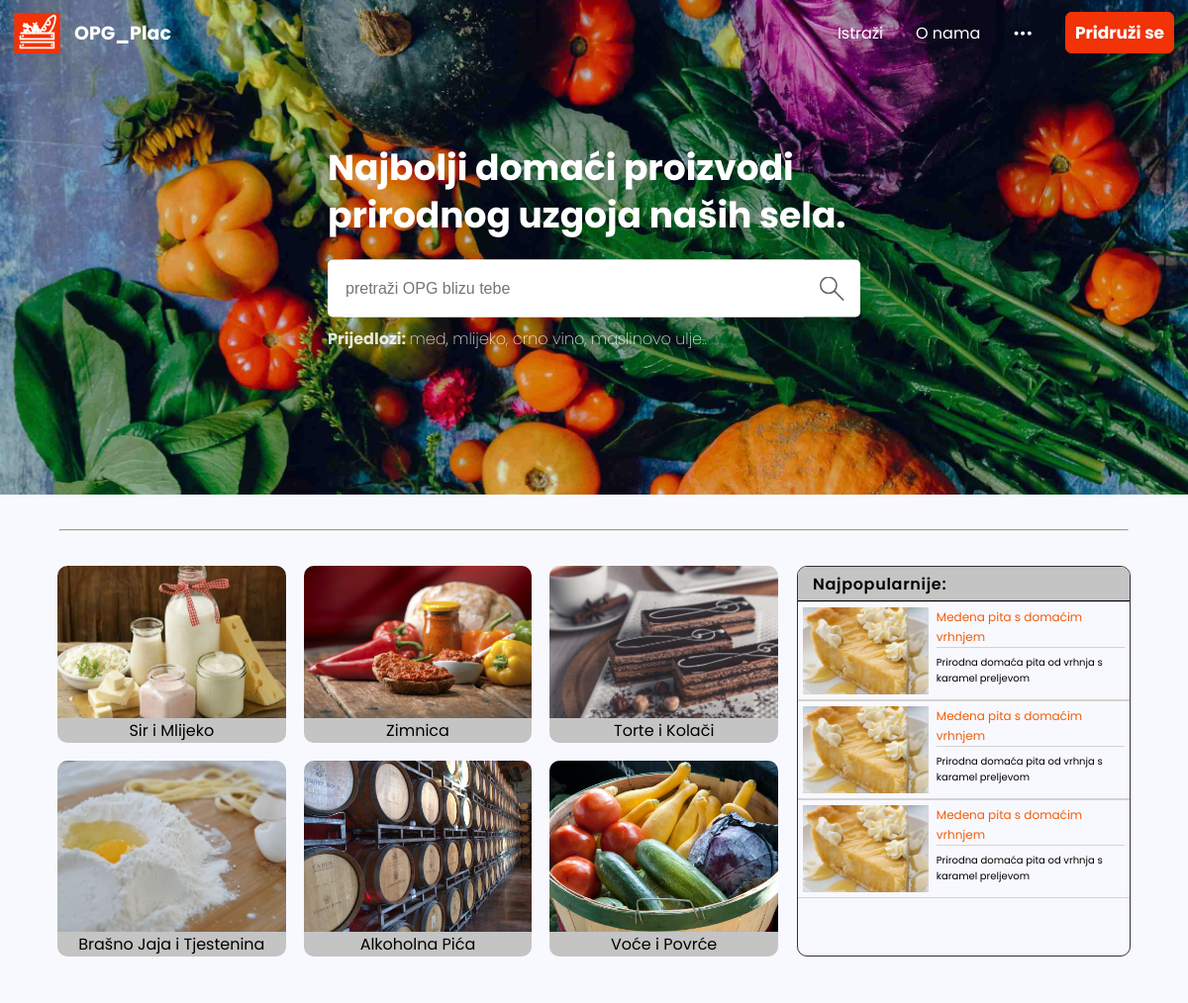
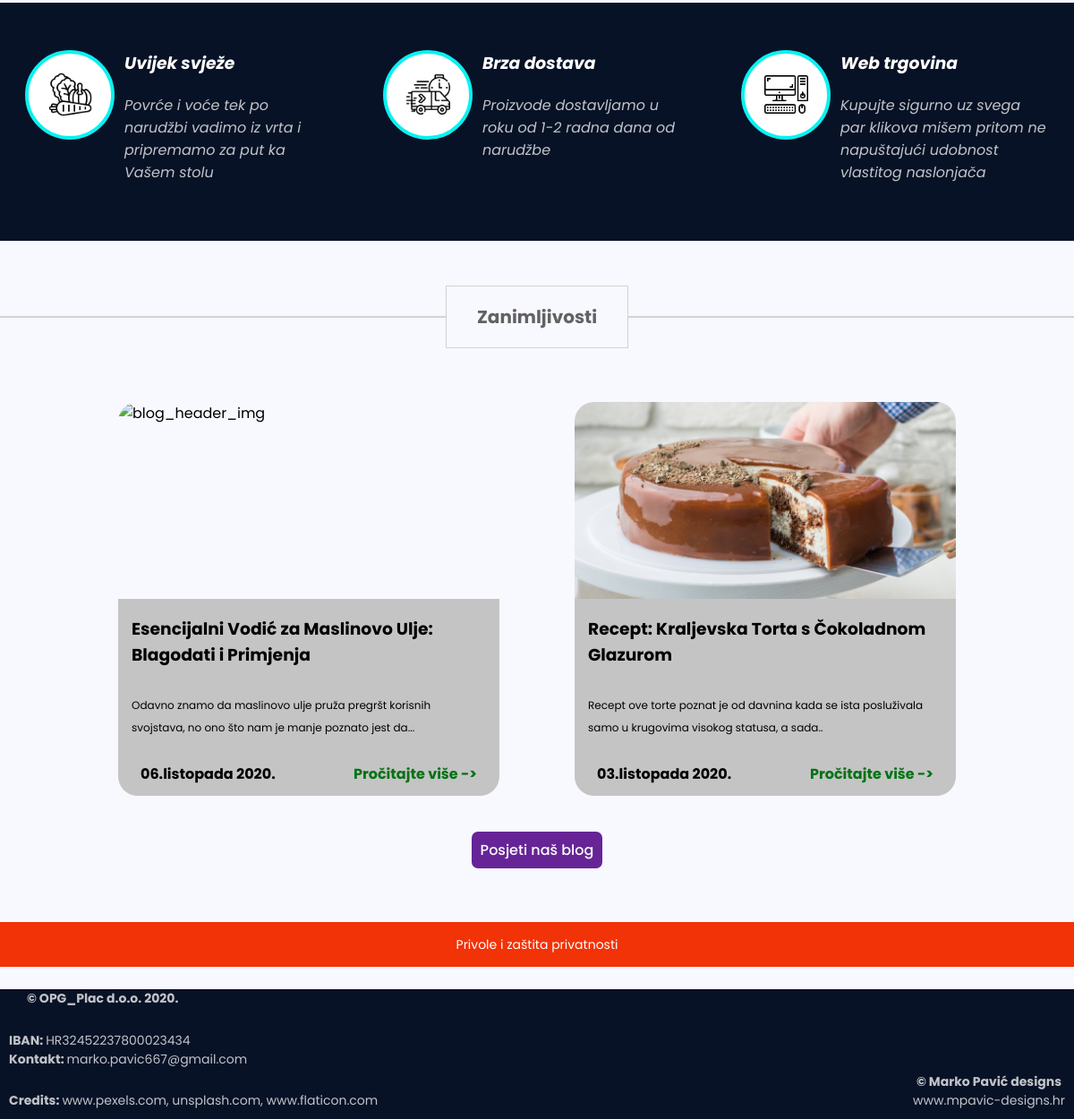
The page / on the database its author committed (2 pictures, top to bottom).
### OPG_Plac/models.py (models this page shows, shortened)
class ProductCategory(models.Model):
    category = models.CharField(max_length=30)
    position_index = models.IntegerField(null=True, blank=True)
    category_img = models.ImageField(null=True, blank=True, upload_to="images")
    on_homepage = models.BooleanField(default=False)
    class Meta:
        verbose_name_plural = "Product categories"

### OPG_Plac/views.py (the view)
# urls.py: path('', index, name="index"),
def index(request):
    categories_qset = models.ProductCategory.objects.filter(on_homepage=True).order_by("position_index")
    categories_list = []
    for category in categories_qset:
        categories_list.append({
            "name": category.category,
            "image": category.category_img
        })
    return render(request, "index.html", {
        "categories": categories_list
    })

### OPG_Plac/templates/index.html (shortened to what this page needs)
{% extends 'components/site_frame.html' %}
{% load static %}
{% block body %}
    {% include 'components/navbar.html' %}
    {% include 'components/header_hero.html' %}
    {% include 'components/category_selection_block.html' %}
    {% include 'components/guarantee_banner.html' %}
    {% include 'components/divider_hr_title.html' with title="Zanimljivosti" %}
    {% include 'components/blog_highlights.html' %}
    {% include 'components/footer.html' %}
{% endblock %}

### OPG_Plac/templates/components/category_selection_block.html
{% load static %}
<hr class="content-division-line-full"></hr>
<div class="category-selection-block-container">
    <div class="category-options-container">
        {% for category in categories %}
            <div onclick="window.location.href='/proizvodi/filter?category={{category.name}}'" class="main-category-option-container">
                <div class="category-option-img-box">
                    <img src="{{category.image.url}}" alt="product_img">
                </div>
                <div class="category-option-footer">
                    <span>{{category.name}}</span>
                </div>
            </div>
        {% endfor %}
    </div>
    <div class="top-picks-container">
        <div class="top-picks-header-box">
            <span>Najpopularnije:</span>
        </div>
        <div class="top-picks-group-container">
            <div class="top-pick-unit-container">
                <div class="top-pick-unit-img">
                    <img src="{% static 'resources/images/products/Honey-Pie-Recipe-Image-735x735.jpg' %}" alt="product_image">
                </div>
                <div class="top-picks-unit-text-container">
                    <div class="top-picks-product-name">
                        <span>Medena pita s domaćim vrhnjem</span>
                    </div>
                    <div class="top-picks-product-description">
                        <span>Prirodna domaća pita od vrhnja s karamel preljevom</span>
                    </div>
                </div>
            </div>
            <div class="top-pick-unit-container">
                <div class="top-pick-unit-img">
                    <img src="{% static 'resources/images/products/Honey-Pie-Recipe-Image-735x735.jpg' %}" alt="product_image">
                </div>
                <div class="top-picks-unit-text-container">
                    <div class="top-picks-product-name">
                        <span>Medena pita s domaćim vrhnjem</span>
                    </div>
                    <div class="top-picks-product-description">
                        <span>Prirodna domaća pita od vrhnja s karamel preljevom</span>
                    </div>
                </div>
            </div>
            <div class="top-pick-unit-container">
                <div class="top-pick-unit-img">
                    <img src="{% static 'resources/images/products/Honey-Pie-Recipe-Image-735x735.jpg' %}" alt="product_image">
                </div>
                <div class="top-picks-unit-text-container">
                    <div class="top-picks-product-name">
                        <span>Medena pita s domaćim vrhnjem</span>
                    </div>
                    <div class="top-picks-product-description">
                        <span>Prirodna domaća pita od vrhnja s karamel preljevom</span>
                    </div>
                </div>
            </div>
        </div>
    </div>
</div>

### OPG_Plac/static/style.css (style rules this page uses)
* { box-sizing: border-box; }
body { background: ghostwhite; margin: 0; padding: 0; font-family: Poppins, sans-serif; }

### OPG_Plac/static/category_selection_block.css (style rules this page uses)
.content-division-line-full { margin: 0 auto; margin-top: 35px; width: 90%; max-width:1320px; height: 0px; background: lightgrey; }
.category-selection-block-container { margin: 0 auto; margin-top: 35px; box-sizing: border-box; padding-left: 58px; padding-right: 58px; max-width: 1440px; background: ghostwhite; }
@media (min-width: 800px) { .category-selection-block-container { display: flex; padding-left: 58px; padding-right: 58px; } }
.category-options-container { width: 100%; max-width: 987px; display: grid; grid-gap: 18px; }
@media (min-width: 600px) { .category-options-container { grid-template-columns: 1fr 1fr 1fr; } }
.top-picks-container { margin-left: 19px; width: 100%; border: solid 1px rgba(0,0,0,0.8); border-radius: 10px; overflow: hidden; }
.top-picks-group-container { display: flex; flex-direction: column; }
@media (min-width: 1000px) { .top-picks-container { max-width: 337px; } }
@media (min-width: 1000px) { .top-pick-unit-container { height: 100px; padding-left: 11px; padding-top: 6px; padding-bottom: 6px; } }
@media (min-width: 1000px) { .top-pick-unit-img { width: 40%; } }
@media (min-width: 1000px) { .top-picks-unit-text-container { width: 60%; } }
@media (min-width: 1000px) { .top-picks-unit-text-container { margin-left: 8px; } }
@media (min-width: 1000px) { .top-picks-product-name { border-bottom: solid 1px lightgrey; } }
.top-picks-header-box { height: 35px; background-color: #C4C4C4; border-bottom: solid 1px; display: flex; align-items: center; padding-left: 15px; }
.top-picks-header-box span { letter-spacing: 0.7px; font-weight: 600; }
.top-pick-unit-container { display: flex; padding: 5px; border-bottom: solid 1px lightgrey; border-top: solid 1px lightgrey; }
.top-pick-unit-img img { display: block; object-fit: cover; width: 100%; height: 100%; }
.top-picks-unit-text-container { display: flex; flex-direction: column; overflow: hidden; }
.top-picks-product-name { height: 50%; margin-bottom: 7px; }
.top-picks-product-name span { display: block; line-height: 1.65; font-size: 12px; color: #F25D07; }
.top-picks-product-description { height: 50%; }
.top-picks-product-description span { display: block; font-size: 10px; line-height: 1.6; }
.main-category-option-container { display: flex; flex-direction: column; border-radius: 10%; }
.category-option-img-box { height: 100%; border-top-left-radius: 10px; border-top-right-radius: 10px; overflow: hidden; }
.category-option-img-box img { display: block; object-fit: cover; height: 100%; width: 100%; }
.category-option-footer { background-color: #C4C4C4; display: flex; justify-content: center; align-items: center; border-bottom-left-radius: 10px; border-bottom-right-radius: 10px; }

### rows shown on the page
ProductCategory: name "Sir i Mlijeko"
ProductCategory: name "Zimnica"
ProductCategory: name "Torte i Kolači"
ProductCategory: name "Brašno Jaja i Tjestenina"
ProductCategory: name "Alkoholna Pića"
ProductCategory: name "Voće i Povrće"

### other values the page prints
{{ title }} "Zanimljivosti"
